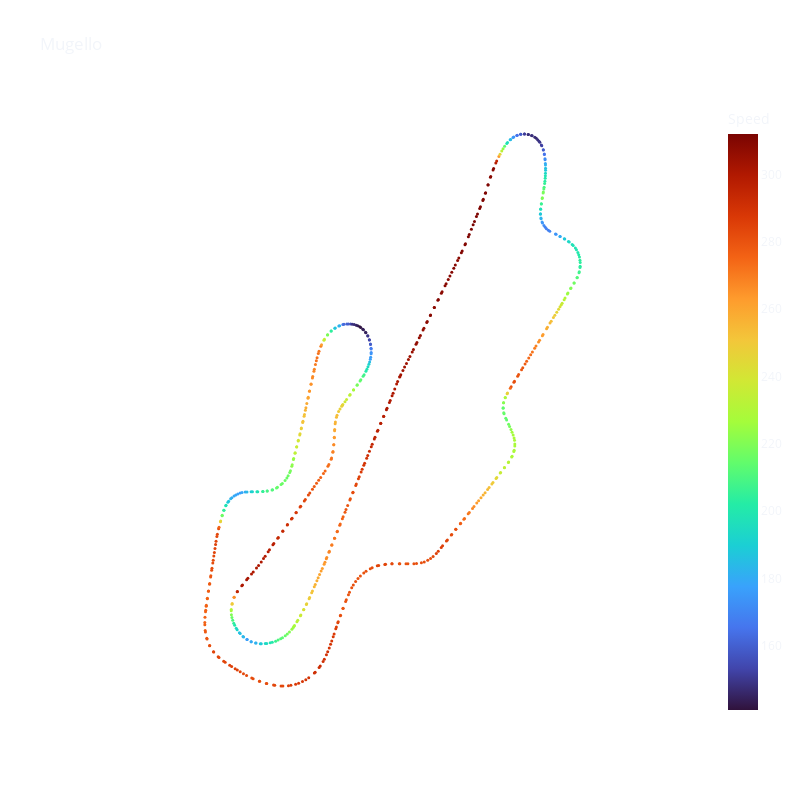

The notebook cell saved with this chart:
### Code cell
from src.utils.plot_track_map import plot_track_map as plt_trckmp

fig = plt_trckmp(df, color_by="Speed", title="Mugello")
fig.show()

### Figure 1 — Plotly figure (JSON) as saved in the notebook; plotly's stock layout.template omitted (floating-point values rounded to 4 significant figures; data arrays with more than 128 entries replaced by an {"elided": "..."} marker saying what was removed)
{"data": [{"customdata": {"elided": "663x3 float values"}, "hovertemplate": "X=%{x}<br>Y=%{y}<br>RPM=%{customdata[0]}<br>nGear=%{customdata[1]}<br>Time_Sec=%{customdata[2]}<br>Speed=%{marker.color}<extra></extra>", "legendgroup": "", "marker": {"color": {"elided": "663 float values"}, "coloraxis": "coloraxis", "size": 3, "symbol": "circle"}, "mode": "markers", "name": "", "orientation": "v", "showlegend": false, "type": "scatter", "x": {"elided": "663 float values"}, "xaxis": "x", "y": {"elided": "663 float values"}, "yaxis": "y"}], "layout": {"coloraxis": {"colorbar": {"title": {"text": "Speed"}}, "colorscale": [[0, "#30123b"], [0.07143, "#4145ab"], [0.1429, "#4675ed"], [0.2143, "#39a2fc"], [0.2857, "#1bcfd4"], [0.3571, "#24eca6"], [0.4286, "#61fc6c"], [0.5, "#a4fc3b"], [0.5714, "#d1e834"], [0.6429, "#f3c63a"], [0.7143, "#fe9b2d"], [0.7857, "#f36315"], [0.8571, "#d93806"], [0.9286, "#b11901"], [1, "#7a0402"]]}, "height": 800, "legend": {"tracegroupgap": 0}, "paper_bgcolor": "rgba(0,0,0,0)", "plot_bgcolor": "rgba(0,0,0,0)", "title": {"text": "Mugello"}, "width": 800, "xaxis": {"anchor": "y", "domain": [0, 1], "title": {"text": "X"}, "visible": false}, "yaxis": {"anchor": "x", "domain": [0, 1], "scaleanchor": "x", "scaleratio": 1, "title": {"text": "Y"}, "visible": false}}}
